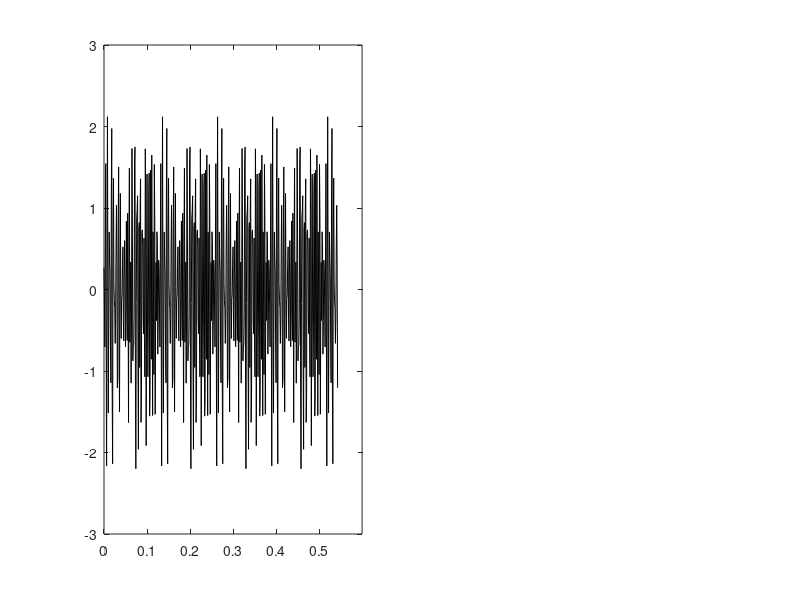

Write the MATLAB code that produced this figure. (Note: this script raises an error after producing the figure.)
% Chapter 2 Exercise 22a
% Spectral analysis of a multisine, leakage present
%
% Copyright: 
% Johan Schoukens, Rik Pintelon, and Yves Rolain 
% Vrije Universiteit Brussels, Pleinlaan 2, 1050 Brussels, Belgium
%
% 1 December 2010

clear all

% define the input parameters
fSample=1000;                   % sample frequency
Ts=1/fSample;                   % sample period
Ndata1=128;                     % period length
M=4;                            % number of complete periods measured
Fraction=0.25;                  % fraction of the uncompletely measured period

% Generate the multisine
ExcitationLines=1+floor([0.15*Ndata1:0.35*Ndata1]);             % excited frequencies
U=zeros(Ndata1,1);                                              % initialize the spectrum
U(ExcitationLines)=exp(j*2*pi*rand(length(ExcitationLines),1)); % define the spectrum
u=2*real(ifft(U));                                              % generate 1 period
u=u/std(u);                                                     % normalize the signal to RMS=1
u=kron(ones(M+1,1),u);                                            % repeat M+1 times 
u(end-floor(Ndata1*(1-Fraction))+1:end)=[];                     % take out the last part to get the required length
Ndata=length(u);                                                % length of the signal
t=[0:Ndata-1]*Ts;                                               % time axis
f=[0:Ndata-1]*fSample/Ndata;                                    % frequency axis
LinesPlot=[1:Ndata/2];                                          % plot only half of the frequencies

% FFT analysis
URect=fft(u)/sqrt(Ndata);                                       % fft with rectangular window
HannWin=hanning(Ndata,'periodic');                              % fft with Hann window
UHann=fft(u.*HannWin(:))/sqrt(Ndata);

% plot the results
FigNum=7;
figure(FigNum)
clf

subplot(1,2,1)
plot(t,u,'k')
axis([0 0.6 -3 3])
DG_SetFontSize(12)
DG_SetTraceWidth(0.5,1,FigNum)
DG_SetTraceGray(0.6,2,FigNum)
DG_SetLineWidth(1.0)
xlabel('Time (s)'),ylabel('Signal')

subplot(1,2,2)
plot(f(LinesPlot),db(URect(LinesPlot)),'.k',f(LinesPlot),db(UHann(LinesPlot)),'.k')
axis([0 500 -80 20])
xlabel('Frequency (Hz)')
ylabel('Amplitude Spectrum (dB)')
DG_SetFontSize(12)
DG_SetTraceWidth(0.5,1,FigNum)
DG_SetTraceWidth(1,2,FigNum)
DG_SetTraceGray(0.6,2,FigNum)
DG_SetLineWidth(1.0)

% export the plot
% DG_Init4PDF(gcf, 4.5);        % fixing the size, half standard height
% DG_MakePDF('FigMultisinus2.pdf', gcf);

